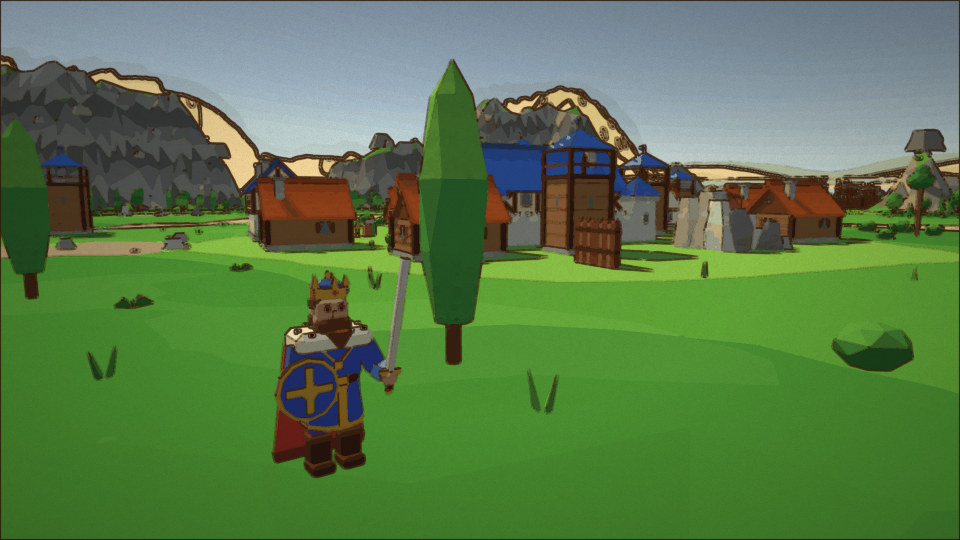
#> input picture Assets/_Project/UI/Loading/Load_summer.png, 1920 x 1080 px (shown at 1/2 size)
$ python booster_mockup.py
#> lines starting #> are read from the running program, lines starting #| are printed output that depends on the picture
"""Concepts of the sandbox's boosters (the user, 2026-11-11: show where they are bought, kept and seen).

    python -I Tools/store/booster_mockup.py

Writes three pictures to Design/store/ on the offer shop's 1920 x 1080 reference:
- Booster_Shop.png       -- the shop's new «Бустеры» tab: a grid of booster cards, crystals or an ad;
- Booster_Inventory.png  -- the «Запасы» window: «Ресурсы», a gap, «Бустеры»; the activation window over it;
- Booster_Hud.png        -- the town: active boosters under the top bar, boosted buildings marked
                            (two looks to choose from), a hint at the right moment.
Booster icons here are placeholders (medallions from the game's icons); the real ones are rendered for
the user's approval. Crystal amounts: the number LEFT, the icon RIGHT.
"""
import math
import os
import sys

from PIL import Image, ImageDraw, ImageFilter

sys.path.insert(0, os.path.dirname(os.path.abspath(__file__)))
import daily_bonus_mockup as m  # noqa: E402

UI = m.R + 'Assets/_Project/UI/'
OUT = m.R + 'Design/store/'
INK = (84, 50, 24)
CREAM = (255, 246, 222)

# name, effect line, minutes, crystals, ad minutes, colours (top, bottom), inner icons
BOOSTERS = [   # the user's list, round 5 (2026-11-12): no tiers, an ad OR crystals for the same time
    ('Лесоруб', 'Рубка дерева ×1,5', 5, 20, 5, ((120, 200, 90), (40, 110, 40)), ['Icons/Res_Wood.png']),
    ('Каменотёс', 'Добыча камня ×1,5', 5, 20, 5, ((190, 190, 180), (100, 100, 96)), ['Icons/Res_Stone.png']),
    ('Изобилие', 'Еда +1 за цикл', 5, 20, 5, ((255, 200, 110), (200, 110, 30)), ['Icons/Res_Food.png']),
    ('Казна', 'Налог ×1,2', 10, 20, 10, ((255, 230, 120), (200, 140, 20)), ['Icons/Res_Coins.png']),
    ('Зодчий', 'Стройка мгновенно', 3, 20, 3, ((120, 180, 255), (40, 80, 180)), ['Glyphs/Hammer.png']),
    ('Учёный', 'Исследования мгновенно', 3, 20, 3, ((200, 150, 255), (100, 50, 180)), ['Icons/Laboratory.png']),
    ('Боевой дух', '+50% урона армии', 3, 20, 3, ((255, 120, 110), (160, 30, 30)), ['Glyphs/Swords.png']),
    ('Стойкость', 'Прочность зданий +25%', 5, 20, 5, ((150, 170, 200), (60, 80, 120)), ['Glyphs/Hud_Shield.png']),
    ('Вербовка', 'Найм в 2 раза дешевле', 5, 20, 5, ((240, 150, 90), (150, 70, 30)), ['Icons/PortraitSpearman.png']),
    ('Ремонт', 'Чинит все здания', 0, 20, 1, ((140, 220, 200), (30, 120, 110)), ['Glyphs/Heal.png']),
    ('Новосёлы', '+20 жителей', 0, 20, 1, ((255, 170, 190), (180, 70, 100)), ['Icons/Res_Population.png']),
]


IDS = ['lumberjack', 'stonecutter', 'abundance', 'treasury', 'architect', 'scholar', 'battle_spirit', 'fortitude',
       'recruit', 'repair', 'settlers']
ICONS = m.R + 'Design/store/booster_icons_v2/'


# [59 lines left out: functions medallion, booster_icon, old_medallion, amount, not called in this run]


def backdrop(W, H):
#> called with W = 1920, H = 1080
    back = Image.open(UI + 'Loading/Load_summer.png').convert('RGB').resize((W, H))
#> back is the input picture: PIL image 1920x1080 RGB; mean R, G, B 89.6, 123.1, 74.9
    img = back.filter(ImageFilter.GaussianBlur(6)).convert('RGBA')
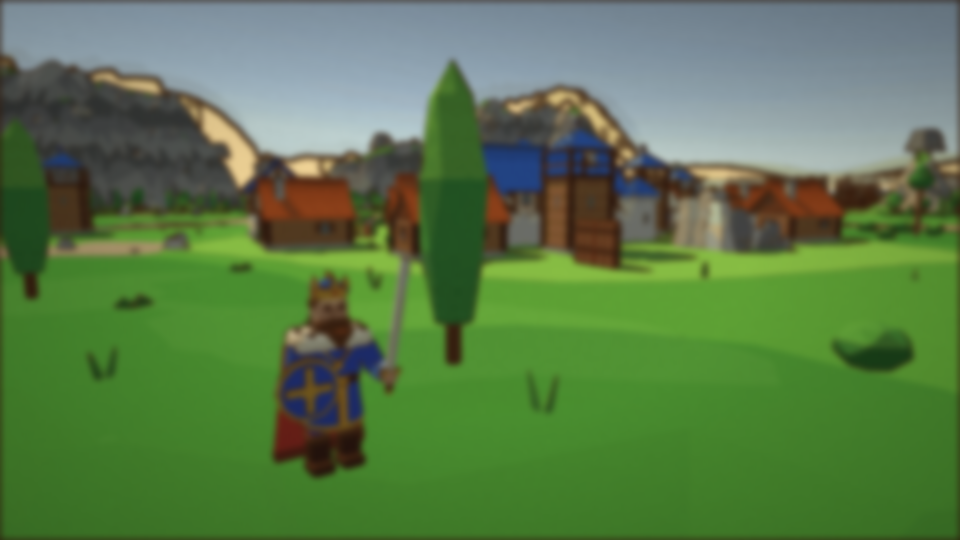
#> img: PIL image 1920x1080 RGBA (shown at 1/2 size); mean R, G, B, A 89.5, 122.9, 74.7, 255
    img.alpha_composite(Image.new('RGBA', (W, H), (10, 8, 5, 160)))
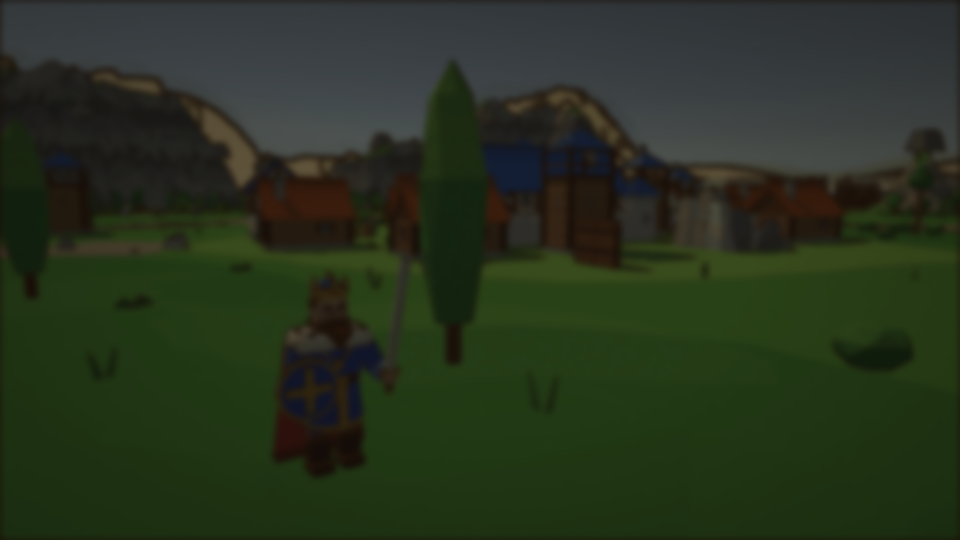
#> img: PIL image 1920x1080 RGBA (shown at 1/2 size); mean R, G, B, A 39.6, 50.8, 31, 255
    return img


# ------------------------------------------------------------------ 1. the shop's «Бустеры» tab

TALL_Y0, TALL_Y1 = 110, 1066       # the taller shop window (the user, 2026-11-11: tabs at the bottom)


def tall_window(theme='summer'):
    """The shop's frame drawn by offer_shop_art.window() at the taller size, into the scratch folder --
    only that function is run (the art script writes the game's pictures when run whole)."""
#> (the run stopped early here; a loop or call above may not have finished)
